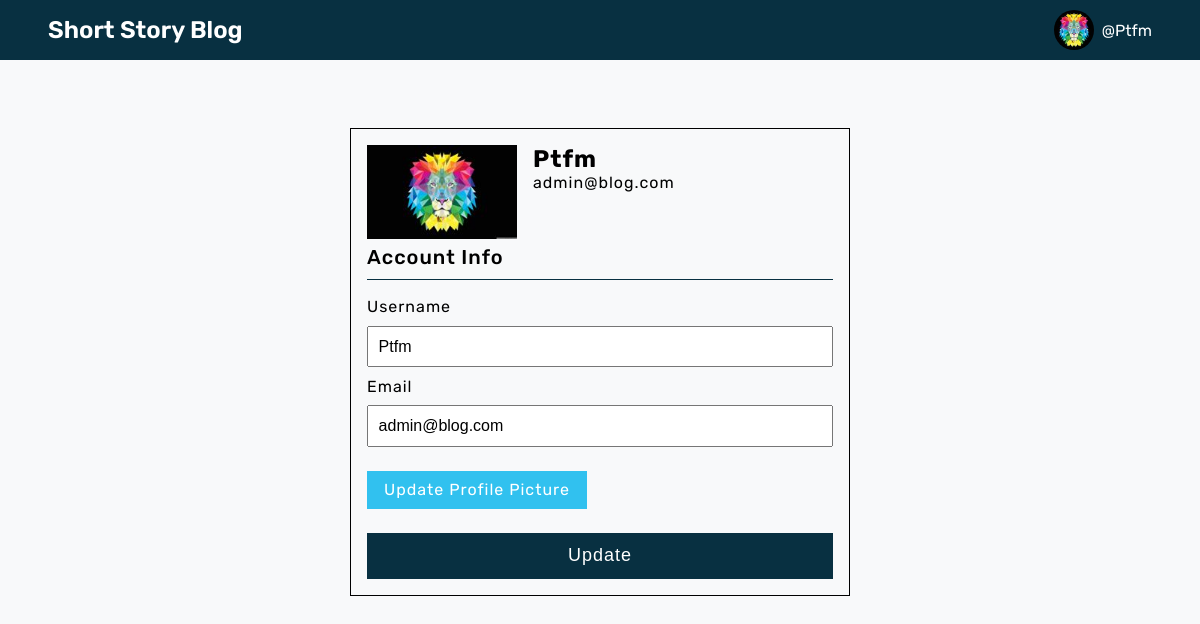
Page /account (signed in) on the committed database.
### shortstoryblog/models.py (models this page shows, shortened)
class User(db.Model, UserMixin):
    id = db.Column(db.Integer, primary_key=True)
    username = db.Column(db.String(20), unique=True, nullable=False)
    email = db.Column(db.String(120), unique=True, nullable=False)
    image_file = db.Column(db.String(20), nullable=False, default="default.jpg")
    password = db.Column(db.String(60), nullable=False)
    posts = db.relationship("Post", backref="author", lazy=True)

### shortstoryblog/users/routes.py (the view)
@users.route("/account", methods=["GET", "POST"])
@login_required
def account():
    form = UpdateAccountForm()
    if form.validate_on_submit():
        if form.picture.data:
            picture_file = save_picture(form.picture.data)
            current_user.image_file = picture_file
        current_user.username = form.username.data
        current_user.email = form.email.data
        db.session.commit()
        flash("Your account has been updated!", "success")
        return redirect(url_for("users.account"))
    elif request.method == "GET":
        form.username.data = current_user.username
        form.email.data = current_user.email
    image_file = url_for("static", filename="profile_pics/" + current_user.image_file)
    return render_template(
        "account.html", title="Account", image_file=image_file, form=form
    )

### shortstoryblog/users/forms.py (shortened to what this page needs)
class UpdateAccountForm(FlaskForm):
    username = StringField(
        "Username", validators=[DataRequired(), Length(min=2, max=20)]
    )
    email = StringField("Email", validators=[DataRequired(), Email()])
    picture = FileField(
        "Update Profile Picture", validators=[FileAllowed(["jpg", "png"])]
    )
    submit = SubmitField("Update")

### shortstoryblog/models.py (called while the page is built)
@login_manager.user_loader
def load_user(user_id):
    return User.query.get(int(user_id))

### shortstoryblog/templates/account.html (shortened to what this page needs)
{% extends 'main_layout.html' %}
{% block main_content %}
<div class="content-section">
    <div class="media">
        <img class="rounded-circle account-img" src="{{ image_file }}">
        <div class="media-body">
            <h2 class="account-heading">{{ current_user.username }}</h2>
            <p class="text-secondary">{{ current_user.email }}</p>
        </div>
    </div>
    <form method="POST" action="" enctype="multipart/form-data">
        <fieldset class="form-group">
            <legend class="border-bottom mb-4">Account Info</legend>
            <div class="border"></div>
            <div class="form-group">
                {{ form.username.label(class="form-control-label") }}
                {% if form.username.errors %}
                {{ form.username(class="form-control form-control-lg is-invalid") }}
                <div class="invalid-feedback">
                    {% for error in form.username.errors %}
                    <span>{{ error }}</span>
                    {% endfor %}
                </div>
                {% else %}
                {{ form.username(class="form-control form-control-lg") }}
                {% endif %}
            </div>
            <div class="form-group">
                {{ form.email.label(class="form-control-label") }}
                {% if form.email.errors %}
                {{ form.email(class="form-control form-control-lg is-invalid") }}
                <div class="invalid-feedback">
                    {% for error in form.email.errors %}
                    <span>{{ error }}</span>
                    {% endfor %}
                </div>
                {% else %}
                {{ form.email(class="form-control form-control-lg") }}
                {% endif %}
            </div>
            <div class="form-group">
                {{ form.picture.label(class="picture-label") }}
            </div>
        </fieldset>
        <div class="form-group">
            {{ form.submit(class="btn btn-outline-info") }}
        </div>
    </form>
</div>
{% endblock main_content %}

### shortstoryblog/templates/main_layout.html (shortened to what this page needs)
<!DOCTYPE html>
<html lang="en">
<head>
    <link rel="stylesheet" href="//use.fontawesome.com/releases/v5.0.7/css/all.css">
    <link rel="stylesheet" type="text/css" href="{{ url_for('static', filename='main.css') }}">
</head>
<body>
    <div class="main-container">
        <div class="header">
            <a href="{{ url_for('main.home') }}">
                <h3>Short Story Blog</h3>
            </a>
            <div class="profile-container" onclick="showSubMenu()">
                <div class="profile">
                    <div class="img-holder">
                        <img src="{{ url_for('static', filename='profile_pics/' + current_user.image_file) }}"
                            alt="profile picture" />
                    </div>
                    <p>@{{current_user.username}}</p>
                </div>
            </div>
        </div>
        <div class="body-content">
            {% block main_content %}{% endblock main_content %}
        </div>
    </div>
</body>
</html>

### shortstoryblog/static/main.css (style rules this page uses)
* { margin: 0; padding: 0; box-sizing: border-box; }
html, body { height: 100%; font-family: "Rubik", sans-serif; }
:root { --clr1: #083041; --clr2: #f8f9fa; --clr3: #e9ecef; --danger: #c62d2d; --success: #31c1ef; }
.main-container { background-color: var(--clr2); overflow: auto; }
.main-container .header { position: fixed; z-index: 100; display: flex; justify-content: space-between; align-items: center; width: 100%; background-color: var(--clr1); color: white; padding: 0 3rem; }
.main-container .header a { color: white; text-decoration: none; }
.main-container .header a h3 { font-size: 24px; font-weight: 600; line-height: 2.5; }
.profile-container { display: flex; flex-direction: column; align-items: center; }
.profile-container .profile { display: flex; align-items: center; cursor: pointer; }
.profile-container .profile .img-holder { max-width: 40px; height: 40px; margin-right: 0.5rem; border-radius: 100%; overflow: hidden; }
.profile-container .profile .img-holder img { width: 100%; height: 40px; object-fit: cover; object-position: center; }
.body-content { padding: 6rem 1rem 2rem; height: 100vh; }
.media { display: flex; margin-bottom: 1rem; }
.media img { margin-right: 1rem; max-width: 150px; }
.body-content .content-section { max-width: 500px; margin: 2rem auto; letter-spacing: 1px; border: 1px solid black; padding: 1rem; }
.body-content .content-section form .form-group { display: flex; flex-direction: column; }
.body-content .content-section form fieldset .border { width: 100%; height: 1px; background-color: var(--clr1); margin-bottom: 0.5rem; }
.body-content .content-section form fieldset { border: none; }
.body-content .content-section form fieldset legend { position: relative; top: -10px; margin-top: 1rem; font-size: 20px; font-weight: 500; }
.body-content .content-section form .form-control-label { padding: 0.6rem 0; }
.body-content .content-section form .form-control { padding: 0.6rem; font-size: 16px; }
.body-content .content-section form .picture-label { margin: 1.5rem 0 1rem; background-color: var(--success); max-width: 220px; text-align: center; padding: 0.6rem; cursor: pointer; color: white; font-weight: 400; }
.body-content .content-section form .btn { padding: 0.8rem; font-size: 18px; font-weight: 500; cursor: pointer; background-color: var(--clr1); color: #fff; border: none; letter-spacing: 1px; transition: all 0.2s; margin-top: 0.5rem; }

### rows in the picture
User: image_file (picture), username "Ptfm", email "admin@blog.com"
